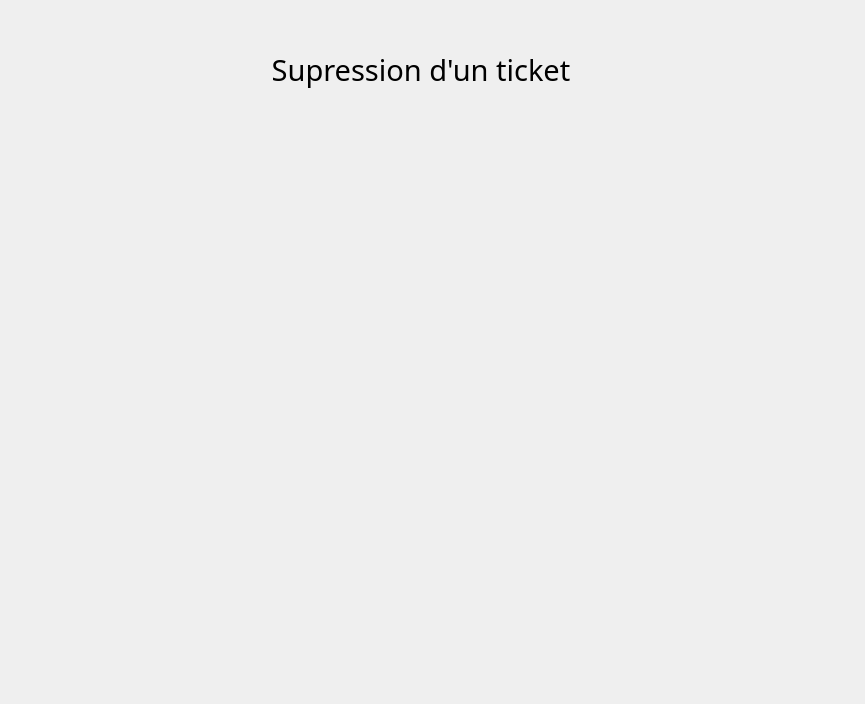
<?xml version="1.0" encoding="UTF-8"?>
<ui version="4.0">
 <class>formDelBug</class>
 <widget class="QDialog" name="formDelBug">
  <property name="geometry">
   <rect>
    <x>0</x>
    <y>0</y>
    <width>865</width>
    <height>704</height>
   </rect>
  </property>
  <property name="windowTitle">
   <string>Dialog</string>
  </property>
  <widget class="QLabel" name="label">
   <property name="geometry">
    <rect>
     <x>190</x>
     <y>20</y>
     <width>462</width>
     <height>100</height>
    </rect>
   </property>
   <property name="minimumSize">
    <size>
     <width>0</width>
     <height>100</height>
    </size>
   </property>
   <property name="font">
    <font>
     <family>SketchFlow Print</family>
     <pointsize>22</pointsize>
    </font>
   </property>
   <property name="text">
    <string>Supression d'un ticket</string>
   </property>
   <property name="alignment">
    <set>Qt::AlignCenter</set>
   </property>
  </widget>
 </widget>
 <resources/>
 <connections/>
</ui>
